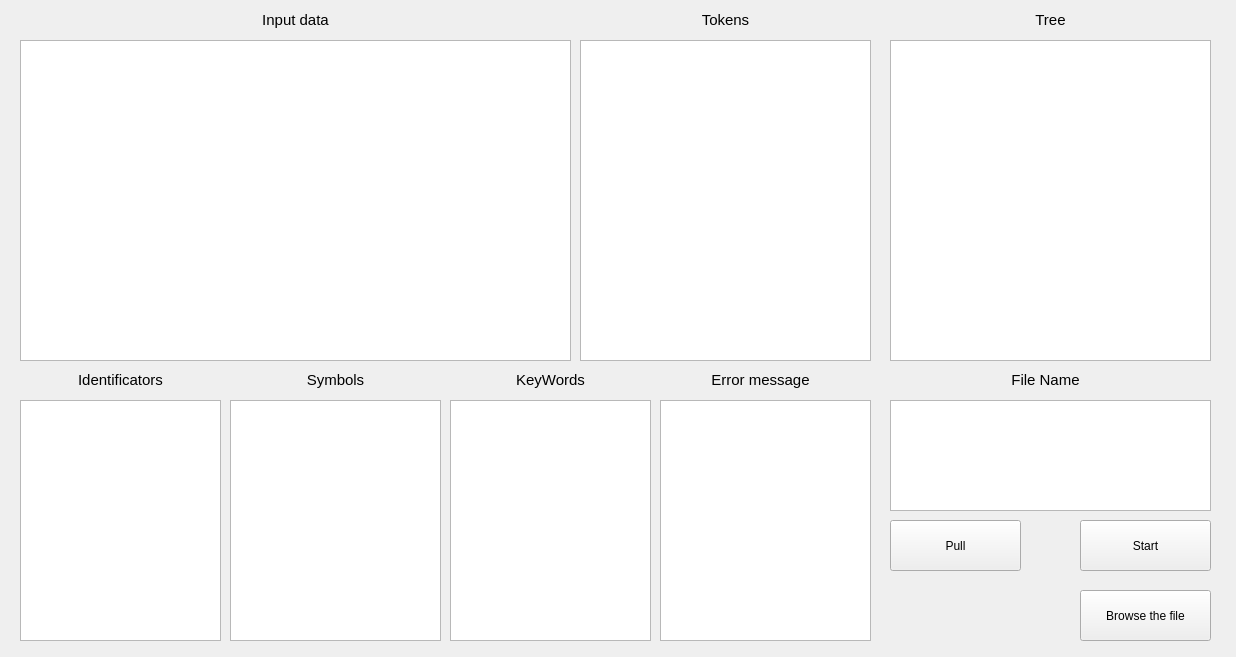
<?xml version="1.0" encoding="UTF-8"?>
<ui version="4.0">
 <class>MainWindow</class>
 <widget class="QMainWindow" name="MainWindow">
  <property name="geometry">
   <rect>
    <x>0</x>
    <y>0</y>
    <width>1236</width>
    <height>657</height>
   </rect>
  </property>
  <property name="sizePolicy">
   <sizepolicy hsizetype="Fixed" vsizetype="Fixed">
    <horstretch>0</horstretch>
    <verstretch>0</verstretch>
   </sizepolicy>
  </property>
  <property name="minimumSize">
   <size>
    <width>1236</width>
    <height>657</height>
   </size>
  </property>
  <property name="maximumSize">
   <size>
    <width>1236</width>
    <height>657</height>
   </size>
  </property>
  <property name="mouseTracking">
   <bool>false</bool>
  </property>
  <property name="windowTitle">
   <string>Signal Translator</string>
  </property>
  <property name="styleSheet">
   <string notr="true">/*QMainWindow
{
	background-color: rgb(30, 30, 30);
	color: white;
}

QLabel
{
	background-color: rgb(30, 30, 30);
	color: white;
}

QPushButton, QTextEdit, QTextBrowser, QTableWidget
{
	background-color: gray;
	caret-color: white;
}

</string>
  </property>
  <widget class="QWidget" name="centralWidget">
   <widget class="QTableWidget" name="tableWidget_Identificators">
    <property name="geometry">
     <rect>
      <x>20</x>
      <y>400</y>
      <width>201</width>
      <height>241</height>
     </rect>
    </property>
    <property name="horizontalScrollBarPolicy">
     <enum>Qt::ScrollBarAlwaysOff</enum>
    </property>
    <property name="editTriggers">
     <set>QAbstractItemView::NoEditTriggers</set>
    </property>
   </widget>
   <widget class="QTableWidget" name="tableWidget_Symbols">
    <property name="geometry">
     <rect>
      <x>230</x>
      <y>400</y>
      <width>211</width>
      <height>241</height>
     </rect>
    </property>
    <property name="horizontalScrollBarPolicy">
     <enum>Qt::ScrollBarAlwaysOff</enum>
    </property>
    <property name="editTriggers">
     <set>QAbstractItemView::NoEditTriggers</set>
    </property>
   </widget>
   <widget class="QTextEdit" name="textEdit_Data">
    <property name="geometry">
     <rect>
      <x>20</x>
      <y>40</y>
      <width>551</width>
      <height>321</height>
     </rect>
    </property>
    <property name="font">
     <font>
      <family>Calibri</family>
      <pointsize>12</pointsize>
      <weight>50</weight>
      <bold>false</bold>
     </font>
    </property>
    <property name="focusPolicy">
     <enum>Qt::ClickFocus</enum>
    </property>
    <property name="readOnly">
     <bool>false</bool>
    </property>
    <property name="html">
     <string>&lt;!DOCTYPE HTML PUBLIC &quot;-//W3C//DTD HTML 4.0//EN&quot; &quot;http://www.w3.org/TR/REC-html40/strict.dtd&quot;&gt;
&lt;html&gt;&lt;head&gt;&lt;meta name=&quot;qrichtext&quot; content=&quot;1&quot; /&gt;&lt;style type=&quot;text/css&quot;&gt;
p, li { white-space: pre-wrap; }
&lt;/style&gt;&lt;/head&gt;&lt;body style=&quot; font-family:'Calibri'; font-size:12pt; font-weight:400; font-style:normal;&quot;&gt;
&lt;p style=&quot;-qt-paragraph-type:empty; margin-top:0px; margin-bottom:0px; margin-left:0px; margin-right:0px; -qt-block-indent:0; text-indent:0px; font-weight:600;&quot;&gt;&lt;br /&gt;&lt;/p&gt;&lt;/body&gt;&lt;/html&gt;</string>
    </property>
    <property name="textInteractionFlags">
     <set>Qt::LinksAccessibleByKeyboard|Qt::LinksAccessibleByMouse|Qt::TextBrowserInteraction|Qt::TextEditable|Qt::TextEditorInteraction|Qt::TextSelectableByKeyboard|Qt::TextSelectableByMouse</set>
    </property>
   </widget>
   <widget class="QTableWidget" name="tableWidget_Tokens">
    <property name="geometry">
     <rect>
      <x>580</x>
      <y>40</y>
      <width>291</width>
      <height>321</height>
     </rect>
    </property>
    <property name="horizontalScrollBarPolicy">
     <enum>Qt::ScrollBarAlwaysOff</enum>
    </property>
    <property name="editTriggers">
     <set>QAbstractItemView::NoEditTriggers</set>
    </property>
   </widget>
   <widget class="QTableWidget" name="tableWidget_KeyWords">
    <property name="geometry">
     <rect>
      <x>450</x>
      <y>400</y>
      <width>201</width>
      <height>241</height>
     </rect>
    </property>
    <property name="horizontalScrollBarPolicy">
     <enum>Qt::ScrollBarAlwaysOff</enum>
    </property>
    <property name="editTriggers">
     <set>QAbstractItemView::NoEditTriggers</set>
    </property>
   </widget>
   <widget class="QLabel" name="label">
    <property name="geometry">
     <rect>
      <x>450</x>
      <y>370</y>
      <width>201</width>
      <height>20</height>
     </rect>
    </property>
    <property name="font">
     <font>
      <pointsize>11</pointsize>
     </font>
    </property>
    <property name="layoutDirection">
     <enum>Qt::LeftToRight</enum>
    </property>
    <property name="text">
     <string>KeyWords</string>
    </property>
    <property name="alignment">
     <set>Qt::AlignCenter</set>
    </property>
   </widget>
   <widget class="QLabel" name="label_2">
    <property name="geometry">
     <rect>
      <x>660</x>
      <y>370</y>
      <width>201</width>
      <height>20</height>
     </rect>
    </property>
    <property name="font">
     <font>
      <pointsize>11</pointsize>
     </font>
    </property>
    <property name="layoutDirection">
     <enum>Qt::LeftToRight</enum>
    </property>
    <property name="text">
     <string>Error message</string>
    </property>
    <property name="alignment">
     <set>Qt::AlignCenter</set>
    </property>
   </widget>
   <widget class="QLabel" name="label_3">
    <property name="geometry">
     <rect>
      <x>20</x>
      <y>370</y>
      <width>201</width>
      <height>20</height>
     </rect>
    </property>
    <property name="font">
     <font>
      <pointsize>11</pointsize>
     </font>
    </property>
    <property name="layoutDirection">
     <enum>Qt::LeftToRight</enum>
    </property>
    <property name="text">
     <string>Identificators</string>
    </property>
    <property name="alignment">
     <set>Qt::AlignCenter</set>
    </property>
   </widget>
   <widget class="QLabel" name="label_4">
    <property name="geometry">
     <rect>
      <x>230</x>
      <y>370</y>
      <width>211</width>
      <height>20</height>
     </rect>
    </property>
    <property name="font">
     <font>
      <pointsize>11</pointsize>
     </font>
    </property>
    <property name="layoutDirection">
     <enum>Qt::LeftToRight</enum>
    </property>
    <property name="text">
     <string>Symbols</string>
    </property>
    <property name="alignment">
     <set>Qt::AlignCenter</set>
    </property>
   </widget>
   <widget class="QLabel" name="label_5">
    <property name="geometry">
     <rect>
      <x>590</x>
      <y>10</y>
      <width>271</width>
      <height>20</height>
     </rect>
    </property>
    <property name="font">
     <font>
      <pointsize>11</pointsize>
     </font>
    </property>
    <property name="layoutDirection">
     <enum>Qt::LeftToRight</enum>
    </property>
    <property name="text">
     <string>Tokens</string>
    </property>
    <property name="alignment">
     <set>Qt::AlignCenter</set>
    </property>
   </widget>
   <widget class="QLabel" name="label_6">
    <property name="geometry">
     <rect>
      <x>20</x>
      <y>10</y>
      <width>551</width>
      <height>20</height>
     </rect>
    </property>
    <property name="font">
     <font>
      <pointsize>11</pointsize>
     </font>
    </property>
    <property name="layoutDirection">
     <enum>Qt::LeftToRight</enum>
    </property>
    <property name="text">
     <string>Input data</string>
    </property>
    <property name="alignment">
     <set>Qt::AlignCenter</set>
    </property>
   </widget>
   <widget class="QLabel" name="label_7">
    <property name="geometry">
     <rect>
      <x>890</x>
      <y>370</y>
      <width>311</width>
      <height>20</height>
     </rect>
    </property>
    <property name="font">
     <font>
      <pointsize>11</pointsize>
     </font>
    </property>
    <property name="layoutDirection">
     <enum>Qt::LeftToRight</enum>
    </property>
    <property name="text">
     <string>File Name</string>
    </property>
    <property name="alignment">
     <set>Qt::AlignCenter</set>
    </property>
   </widget>
   <widget class="QPushButton" name="start_button">
    <property name="geometry">
     <rect>
      <x>1080</x>
      <y>520</y>
      <width>131</width>
      <height>51</height>
     </rect>
    </property>
    <property name="text">
     <string>Start</string>
    </property>
   </widget>
   <widget class="QTextBrowser" name="textBrowser_Error">
    <property name="geometry">
     <rect>
      <x>660</x>
      <y>400</y>
      <width>211</width>
      <height>241</height>
     </rect>
    </property>
    <property name="font">
     <font>
      <family>Calibri</family>
      <pointsize>12</pointsize>
      <weight>75</weight>
      <bold>true</bold>
     </font>
    </property>
    <property name="focusPolicy">
     <enum>Qt::NoFocus</enum>
    </property>
    <property name="horizontalScrollBarPolicy">
     <enum>Qt::ScrollBarAlwaysOff</enum>
    </property>
    <property name="textInteractionFlags">
     <set>Qt::NoTextInteraction</set>
    </property>
   </widget>
   <widget class="QPushButton" name="pull_button">
    <property name="geometry">
     <rect>
      <x>890</x>
      <y>520</y>
      <width>131</width>
      <height>51</height>
     </rect>
    </property>
    <property name="text">
     <string>Pull</string>
    </property>
   </widget>
   <widget class="QTextEdit" name="textEdit_Input">
    <property name="geometry">
     <rect>
      <x>890</x>
      <y>400</y>
      <width>321</width>
      <height>111</height>
     </rect>
    </property>
    <property name="font">
     <font>
      <family>Calibri</family>
      <pointsize>12</pointsize>
      <weight>75</weight>
      <bold>true</bold>
     </font>
    </property>
    <property name="focusPolicy">
     <enum>Qt::ClickFocus</enum>
    </property>
    <property name="horizontalScrollBarPolicy">
     <enum>Qt::ScrollBarAlwaysOff</enum>
    </property>
    <property name="readOnly">
     <bool>false</bool>
    </property>
    <property name="html">
     <string>&lt;!DOCTYPE HTML PUBLIC &quot;-//W3C//DTD HTML 4.0//EN&quot; &quot;http://www.w3.org/TR/REC-html40/strict.dtd&quot;&gt;
&lt;html&gt;&lt;head&gt;&lt;meta name=&quot;qrichtext&quot; content=&quot;1&quot; /&gt;&lt;style type=&quot;text/css&quot;&gt;
p, li { white-space: pre-wrap; }
&lt;/style&gt;&lt;/head&gt;&lt;body style=&quot; font-family:'Calibri'; font-size:12pt; font-weight:600; font-style:normal;&quot;&gt;
&lt;p style=&quot;-qt-paragraph-type:empty; margin-top:0px; margin-bottom:0px; margin-left:0px; margin-right:0px; -qt-block-indent:0; text-indent:0px;&quot;&gt;&lt;br /&gt;&lt;/p&gt;&lt;/body&gt;&lt;/html&gt;</string>
    </property>
    <property name="textInteractionFlags">
     <set>Qt::TextEditorInteraction</set>
    </property>
   </widget>
   <widget class="QPushButton" name="browse_button">
    <property name="geometry">
     <rect>
      <x>1080</x>
      <y>590</y>
      <width>131</width>
      <height>51</height>
     </rect>
    </property>
    <property name="text">
     <string>Browse the file</string>
    </property>
   </widget>
   <widget class="QTextEdit" name="textEdit_Tree">
    <property name="geometry">
     <rect>
      <x>890</x>
      <y>40</y>
      <width>321</width>
      <height>321</height>
     </rect>
    </property>
    <property name="font">
     <font>
      <family>Calibri</family>
      <pointsize>12</pointsize>
      <weight>50</weight>
      <bold>false</bold>
     </font>
    </property>
    <property name="focusPolicy">
     <enum>Qt::ClickFocus</enum>
    </property>
    <property name="readOnly">
     <bool>false</bool>
    </property>
    <property name="html">
     <string>&lt;!DOCTYPE HTML PUBLIC &quot;-//W3C//DTD HTML 4.0//EN&quot; &quot;http://www.w3.org/TR/REC-html40/strict.dtd&quot;&gt;
&lt;html&gt;&lt;head&gt;&lt;meta name=&quot;qrichtext&quot; content=&quot;1&quot; /&gt;&lt;style type=&quot;text/css&quot;&gt;
p, li { white-space: pre-wrap; }
&lt;/style&gt;&lt;/head&gt;&lt;body style=&quot; font-family:'Calibri'; font-size:12pt; font-weight:400; font-style:normal;&quot;&gt;
&lt;p style=&quot;-qt-paragraph-type:empty; margin-top:0px; margin-bottom:0px; margin-left:0px; margin-right:0px; -qt-block-indent:0; text-indent:0px; font-weight:600;&quot;&gt;&lt;br /&gt;&lt;/p&gt;&lt;/body&gt;&lt;/html&gt;</string>
    </property>
    <property name="textInteractionFlags">
     <set>Qt::LinksAccessibleByKeyboard|Qt::LinksAccessibleByMouse|Qt::TextBrowserInteraction|Qt::TextEditable|Qt::TextEditorInteraction|Qt::TextSelectableByKeyboard|Qt::TextSelectableByMouse</set>
    </property>
   </widget>
   <widget class="QLabel" name="label_8">
    <property name="geometry">
     <rect>
      <x>900</x>
      <y>10</y>
      <width>301</width>
      <height>20</height>
     </rect>
    </property>
    <property name="font">
     <font>
      <pointsize>11</pointsize>
     </font>
    </property>
    <property name="layoutDirection">
     <enum>Qt::LeftToRight</enum>
    </property>
    <property name="text">
     <string>Tree</string>
    </property>
    <property name="alignment">
     <set>Qt::AlignCenter</set>
    </property>
   </widget>
   <widget class="QLabel" name="label_pos">
    <property name="geometry">
     <rect>
      <x>540</x>
      <y>340</y>
      <width>31</width>
      <height>21</height>
     </rect>
    </property>
    <property name="text">
     <string/>
    </property>
   </widget>
  </widget>
 </widget>
 <layoutdefault spacing="6" margin="11"/>
 <resources/>
 <connections/>
</ui>
